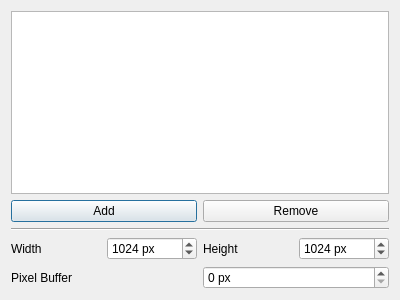
<?xml version="1.0" encoding="utf-8"?>
<ui version="4.0">
 <class>Dialog</class>
 <widget class="QDialog" name="Dialog">
  <property name="geometry">
   <rect>
    <x>0</x>
    <y>0</y>
    <width>400</width>
    <height>300</height>
   </rect>
  </property>
  <property name="windowTitle">
   <string>Dialog</string>
  </property>
  <layout class="QGridLayout" name="gridLayout">
   <item row="0" column="0">
    <widget class="QListWidget" name="UVMesh_list"/>
   </item>
   <item row="1" column="0">
    <layout class="QHBoxLayout" name="Mesh_layout">
     <item>
      <widget class="QPushButton" name="Add_mesh">
       <property name="text">
        <string>Add</string>
       </property>
       <property name="checkable">
        <bool>true</bool>
       </property>
      </widget>
     </item>
     <item>
      <widget class="QPushButton" name="Remove_mesh">
       <property name="toolTip">
        <string>Removes the UVMesh that is selected in the list above</string>
       </property>
       <property name="text">
        <string>Remove</string>
       </property>
       <property name="checkable">
        <bool>false</bool>
       </property>
      </widget>
     </item>
    </layout>
   </item>
   <item row="2" column="0">
    <widget class="QFrame" name="line_1">
     <property name="frameShape">
      <enum>QFrame::Shape::HLine</enum>
     </property>
     <property name="frameShadow">
      <enum>QFrame::Shadow::Sunken</enum>
     </property>
    </widget>
   </item>
   <item row="3" column="0">
    <layout class="QHBoxLayout" name="Resolution_layout">
     <item>
      <widget class="QLabel" name="Resolution_height_label">
       <property name="text">
        <string>Width</string>
       </property>
      </widget>
     </item>
     <item>
      <widget class="QSpinBox" name="Resolution_width">
       <property name="suffix">
        <string> px</string>
       </property>
       <property name="minimum">
        <number>1</number>
       </property>
       <property name="maximum">
        <number>65536</number>
       </property>
       <property name="stepType">
        <enum>QAbstractSpinBox::StepType::DefaultStepType</enum>
       </property>
       <property name="value">
        <number>1024</number>
       </property>
      </widget>
     </item>
     <item>
      <widget class="QLabel" name="Resolution_width_label">
       <property name="text">
        <string>Height</string>
       </property>
      </widget>
     </item>
     <item>
      <widget class="QSpinBox" name="Resolution_height">
       <property name="suffix">
        <string> px</string>
       </property>
       <property name="prefix">
        <string/>
       </property>
       <property name="minimum">
        <number>1</number>
       </property>
       <property name="maximum">
        <number>65536</number>
       </property>
       <property name="value">
        <number>1024</number>
       </property>
       <property name="displayIntegerBase">
        <number>10</number>
       </property>
      </widget>
     </item>
    </layout>
   </item>
   <item row="4" column="0">
    <layout class="QHBoxLayout" name="Buffer_layout">
     <item>
      <widget class="QLabel" name="Buffer_label">
       <property name="text">
        <string>Pixel Buffer</string>
       </property>
      </widget>
     </item>
     <item>
      <widget class="QSpinBox" name="Buffer">
       <property name="suffix">
        <string> px</string>
       </property>
       <property name="maximum">
        <number>256</number>
       </property>
      </widget>
     </item>
    </layout>
   </item>
  </layout>
 </widget>
 <resources/>
 <connections/>
</ui>
